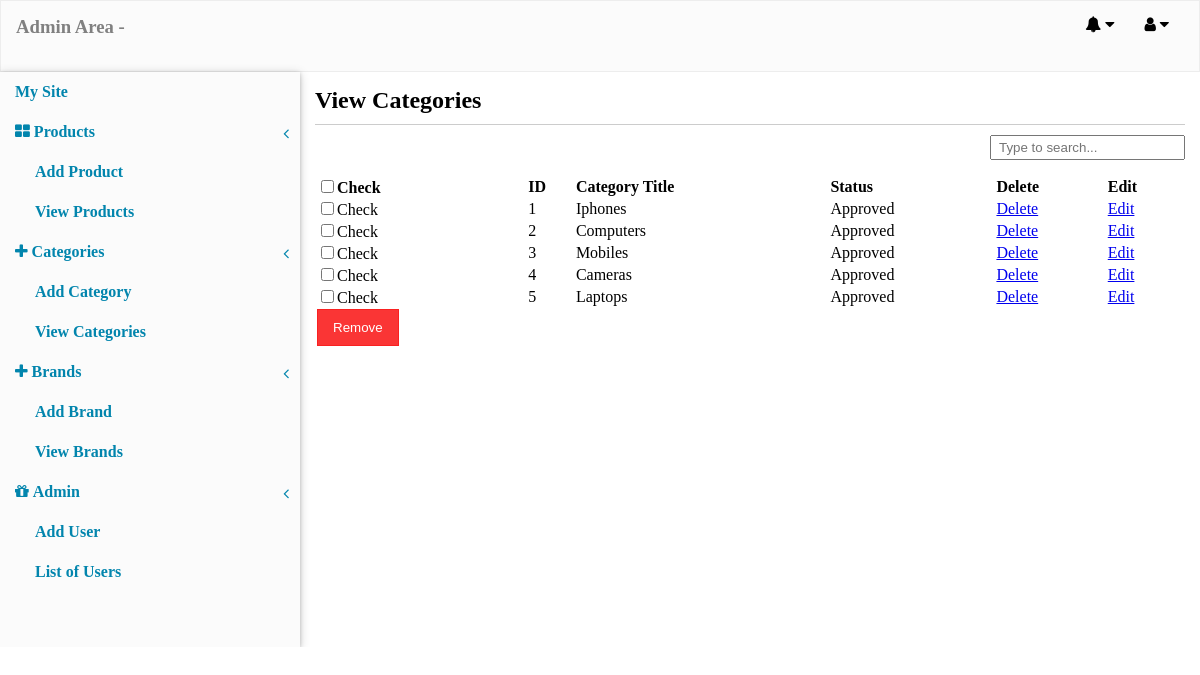
Page /admin_area/index.php?action=view_cat on the committed database.
### tables this page shows
CREATE TABLE `categories` (
  `cat_id` int(100) NOT NULL,
  `cat_title` varchar(100) NOT NULL,
  `visible` tinyint(1) NOT NULL DEFAULT 1
);

### admin_area/includes/view_categories.php (the view, shortened to what this page needs)
<div class="view_product_box">
<h2>View Categories</h2>
<div class="border_bottom"></div>
<form action="" method="post" enctype="multipart/form-data" >
<div class="search_bar">
    <input type="text" id="search" placeholder="Type to search..." />
</div>
    <table width="100%">
        <thead>
            <tr>
                <th><input type="checkbox" id="checkAll" />Check</th>
                <th>ID</th>
                <th>Category Title</th>
                <th>Status</th>
                <th>Delete</th>
                <th>Edit</th>
            </tr>
        </thead>
        <?php
        $all_categories = mysqli_query($con,"select * from categories order by cat_id DESC ");
        $i = 1;
        while($row=mysqli_fetch_array($all_categories)){
        ?>
        <tbody>
            <tr>
                <td><input type="checkbox" name="deleteAll[]" value="<?php echo $row['cat_id']; ?>" />Check</td>
                <td><?php echo $i; ?></td>
                <td><?php echo $row['cat_title']; ?></td>
                <td>
                <?php
                    if($row['visible'] == 1){
                        echo "Approved";
                    }
                    else{
                        echo "Pending";
                    }
                ?>
                </td>
                <td><a href="index.php?action=view_cat&delete_cat=<?php echo $row['cat_id']; ?>">Delete</a></td>
                <td><a href="index.php?action=edit_cat&cat_id=<?php echo $row['cat_id']; ?>">Edit</a></td>
            </tr>
        </tbody>
        <?php $i++;} ?>
        <tr>
            <td><input type="submit" name="delete_all" value="Remove" /></td>
        </tr>
    </table>
</form>
</div>

### admin_area/styles/desktop.css (style rules this page uses)
html, body, div, span, applet, object, iframe, h1, h2, h3, h4, h5, h6, p, blockquote, pre, a, abbr, acronym, address, big, cite, code, del, dfn, em, img, ins, kbd, q, s, samp, small, strike, strong, sub, sup, tt, var, b, u, i, center, dl, dt, dd, ol, ul, li, fieldset, form, label, legend, table, caption, tbody, tfoot, thead, tr, th, td, article, aside, canvas, details, embed, figure, figcaption, footer, header, hgroup, menu, nav, output, ruby, section, summary, time, mark, audio, video { margin: 0; padding: 0; border: 0; //font-size: 100%; //font: inherit; //vertical-align: baseline; }
.border_bottom { border-bottom: 0.01px solid rgba(0, 0, 0, 0.2); margin:10px 0; }
.search_bar { float: right; margin-bottom: 15px; }
.search_bar input[type=text] { padding: 3px 7px; }
.view_product_box th, .view_product_box td { text-align:left; }
.view_product_box input[type=submit] { padding: 10px 15px; background: rgba(250, 32, 32, 0.9); border: 0.01px solid rgba(250, 32, 32, 0.9); color: white; }

### rows in the picture
categories: cat_title "Iphones", visible "Approved"
categories: cat_title "Computers", visible "Approved"
categories: cat_title "Mobiles", visible "Approved"
categories: cat_title "Cameras", visible "Approved"
categories: cat_title "Laptops", visible "Approved"
